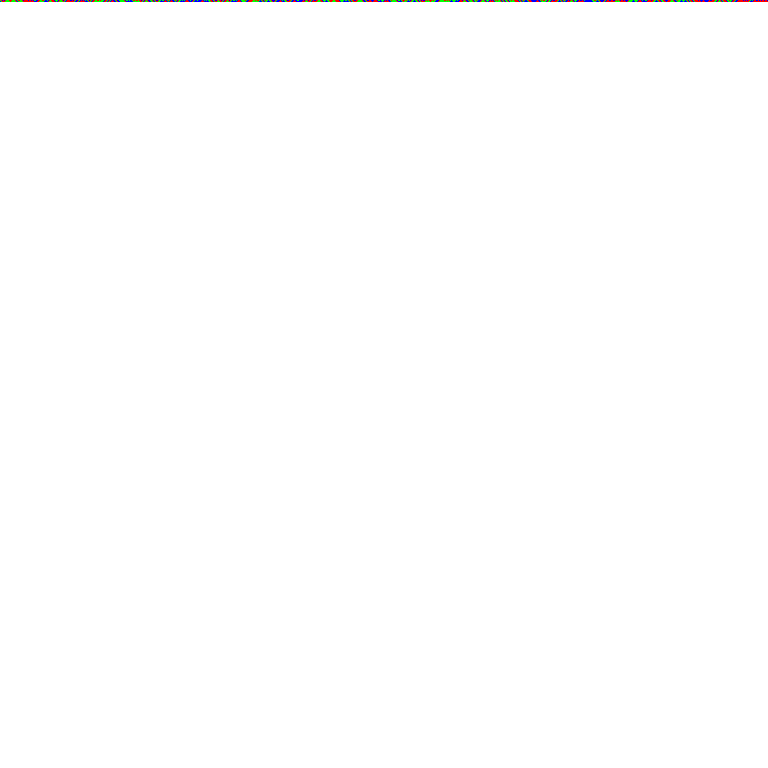
Frame 1 (no input)
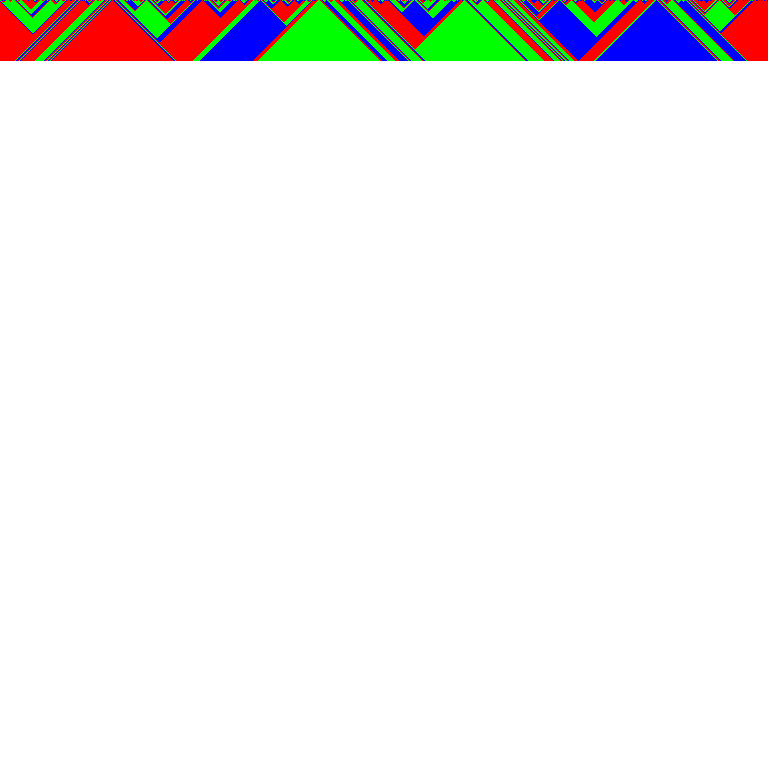
Frame 60 (the mouse pressed at the canvas centre just before this capture)
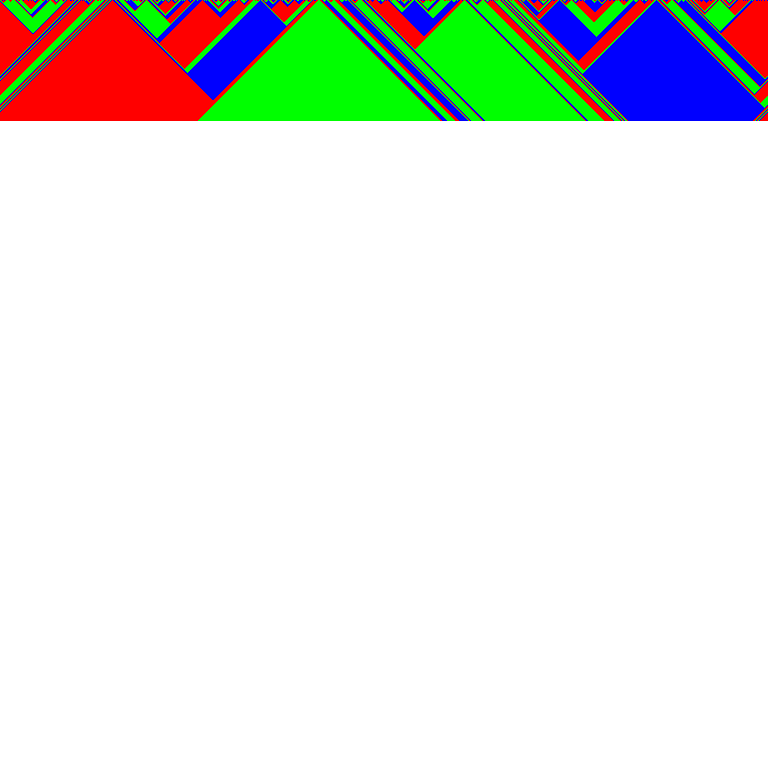
Frame 120 (the mouse held since frame 60 and released just before this capture)

The Processing sketch that drew these frames (run headless with seeded random() and noise(); from frame 60 on, the mouse is pressed at the canvas centre):

// Processing sketch: Cyclic
// ── Cyclic.pde
PGraphics image;
color cBg = color(255);
int counter = 1;
int states = 3;

void setup() {
  size(768, 768);
  
  colorMode(HSB,states,100,100);
  
  image = createGraphics(width, height);
  image.beginDraw();
  image.background(cBg);
  //draw first line
  for (int i=0; i<width; i++) {
    image.set(i, 0, colorFromInt(int(random(states))));
  }
  image.endDraw();
  image(image, 0, 0);
}

void draw() {
  image.beginDraw();
  for (int i=0; i<width; i++) {
    int prev = intFromColor(image.get((i-1<0)?width-1:i-1, counter-1));
    int curr = intFromColor(image.get(i, counter-1));
    int next = intFromColor(image.get((i+1<width)?i+1:0, counter-1));
    
    if (prev == (curr+1)%states)
      image.set(i, counter, colorFromInt(prev));
    else if (next == (curr+1)%states)
      image.set(i, counter, colorFromInt(next));
    else
      image.set(i, counter, image.get(i, counter-1));
  }
  image.endDraw();
  image(image, 0, 0);

  if (++counter==height) {
    noLoop();
  }
}

color colorFromInt(int num) {  
  return color(num,100,100);
}

int intFromColor(color col) {
  return round(hue(col));
}
